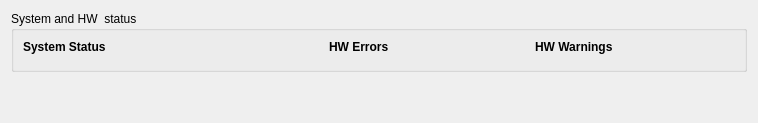
          <widget class="QFrame" name="verticalFrame">
           <layout class="QVBoxLayout" name="verticalLayout_3">
            <item>
             <widget class="QGroupBox" name="horizontalGroupBox_2">
              <property name="title">
               <string>System and HW  status</string>
              </property>
              <layout class="QHBoxLayout" name="horizontalLayout_15">
               <item>
                <layout class="QGridLayout" name="gridLayout_2">
                 <item row="0" column="2">
                  <widget class="QLabel" name="label_25">
                   <property name="font">
                    <font>
                     <weight>75</weight>
                     <bold>true</bold>
                    </font>
                   </property>
                   <property name="text">
                    <string>HW Warnings</string>
                   </property>
                  </widget>
                 </item>
                 <item row="1" column="2">
                  <widget class="PyDMByteIndicator" name="PyDMByteIndicator_3">
                   <property name="minimumSize">
                    <size>
                     <width>200</width>
                     <height>0</height>
                    </size>
                   </property>
                   <property name="maximumSize">
                    <size>
                     <width>200</width>
                     <height>16777215</height>
                    </size>
                   </property>
                   <property name="toolTip">
                    <string/>
                   </property>
                   <property name="channel" stdset="0">
                    <string>ca://${DEV}:HW_WARN_RBV</string>
                   </property>
                   <property name="onColor" stdset="0">
                    <color>
                     <red>255</red>
                     <green>255</green>
                     <blue>0</blue>
                    </color>
                   </property>
                   <property name="offColor" stdset="0">
                    <color>
                     <red>255</red>
                     <green>255</green>
                     <blue>255</blue>
                    </color>
                   </property>
                   <property name="orientation" stdset="0">
                    <enum>Qt::Vertical</enum>
                   </property>
                   <property name="labelPosition" stdset="0">
                    <enum>QTabWidget::West</enum>
                   </property>
                   <property name="numBits" stdset="0">
                    <number>32</number>
                   </property>
                   <property name="shift" stdset="0">
                    <number>0</number>
                   </property>
                   <property name="labels" stdset="0">
                    <stringlist>
                     <string>Reserved</string>
                     <string>Reserved</string>
                     <string>Reserved</string>
                     <string>Reserved</string>
                     <string>Reserved</string>
                     <string>Reserved</string>
                     <string>Reserved</string>
                     <string>Reserved</string>
                     <string>Reserved</string>
                     <string>Reserved</string>
                     <string>Reserved</string>
                     <string>DEC Control Excursion</string>
                     <string>Cathode/EE Potential</string>
                     <string>Focus Potential</string>
                     <string>Filament Current</string>
                     <string>Filament Potential</string>
                     <string>Peakfind</string>
                     <string>DEC Communications</string>
                     <string>DSP communications</string>
                     <string>DDS</string>
                     <string>Detector</string>
                     <string>ION Source</string>
                     <string>Mass Filter</string>
                     <string>Database</string>
                     <string>Electrometer</string>
                     <string>Elect. box temp.</string>
                     <string>Internal Power Supply</string>
                     <string>Total Pressure</string>
                     <string>RF Board</string>
                     <string>Anode</string>
                     <string>EM</string>
                     <string>EMI</string>
                    </stringlist>
                   </property>
                  </widget>
                 </item>
                 <item row="0" column="0">
                  <widget class="QLabel" name="label_23">
                   <property name="font">
                    <font>
                     <weight>75</weight>
                     <bold>true</bold>
                    </font>
                   </property>
                   <property name="text">
                    <string>System Status</string>
                   </property>
                  </widget>
                 </item>
                 <item row="1" column="1">
                  <widget class="PyDMByteIndicator" name="PyDMByteIndicator_2">
                   <property name="minimumSize">
                    <size>
                     <width>200</width>
                     <height>0</height>
                    </size>
                   </property>
                   <property name="maximumSize">
                    <size>
                     <width>200</width>
                     <height>16777215</height>
                    </size>
                   </property>
                   <property name="toolTip">
                    <string/>
                   </property>
                   <property name="channel" stdset="0">
                    <string>ca://${DEV}:HW_ERR_RBV</string>
                   </property>
                   <property name="onColor" stdset="0">
                    <color>
                     <red>255</red>
                     <green>0</green>
                     <blue>0</blue>
                    </color>
                   </property>
                   <property name="offColor" stdset="0">
                    <color>
                     <red>255</red>
                     <green>255</green>
                     <blue>255</blue>
                    </color>
                   </property>
                   <property name="orientation" stdset="0">
                    <enum>Qt::Vertical</enum>
                   </property>
                   <property name="labelPosition" stdset="0">
                    <enum>QTabWidget::West</enum>
                   </property>
                   <property name="numBits" stdset="0">
                    <number>32</number>
                   </property>
                   <property name="shift" stdset="0">
                    <number>0</number>
                   </property>
                   <property name="labels" stdset="0">
                    <stringlist>
                     <string>Reserved</string>
                     <string>Reserved</string>
                     <string>Reserved</string>
                     <string>Reserved</string>
                     <string>Reserved</string>
                     <string>Reserved</string>
                     <string>Reserved</string>
                     <string>Reserved</string>
                     <string>Reserved</string>
                     <string>Reserved</string>
                     <string>Reserved</string>
                     <string>DEC Control Excursion</string>
                     <string>Cathode/EE Potential</string>
                     <string>Focus Potential</string>
                     <string>Filament Current</string>
                     <string>Filament Potential</string>
                     <string>Peakfind</string>
                     <string>DEC Communications</string>
                     <string>DSP communications</string>
                     <string>DDS</string>
                     <string>Detector</string>
                     <string>ION Source</string>
                     <string>Mass Filter</string>
                     <string>Database</string>
                     <string>Electrometer</string>
                     <string>Elect. box temp.</string>
                     <string>Internal Power Supply</string>
                     <string>Total Pressure</string>
                     <string>RF Board</string>
                     <string>Anode</string>
                     <string>EM</string>
                     <string>EMI</string>
                    </stringlist>
                   </property>
                  </widget>
                 </item>
                 <item row="1" column="0">
                  <widget class="PyDMByteIndicator" name="PyDMByteIndicator">
                   <property name="minimumSize">
                    <size>
                     <width>300</width>
                     <height>0</height>
                    </size>
                   </property>
                   <property name="maximumSize">
                    <size>
                     <width>300</width>
                     <height>16777215</height>
                    </size>
                   </property>
                   <property name="baseSize">
                    <size>
                     <width>0</width>
                     <height>0</height>
                    </size>
                   </property>
                   <property name="toolTip">
                    <string/>
                   </property>
                   <property name="channel" stdset="0">
                    <string>ca://${DEV}:SYST_STAT_RBV</string>
                   </property>
                   <property name="offColor" stdset="0">
                    <color>
                     <red>255</red>
                     <green>255</green>
                     <blue>255</blue>
                    </color>
                   </property>
                   <property name="labelPosition" stdset="0">
                    <enum>QTabWidget::West</enum>
                   </property>
                   <property name="numBits" stdset="0">
                    <number>32</number>
                   </property>
                   <property name="labels" stdset="0">
                    <stringlist>
                     <string>Reset occured since last query</string>
                     <string>Versiscan Active</string>
                     <string>RF gen. always re-resonate</string>
                     <string>RF board temp. compensate setpoints</string>
                     <string>Ion source normalization</string>
                     <string>EM equivalent ion current</string>
                     <string>RF borad and offset compensation</string>
                     <string>RF freq. chnage compensation</string>
                     <string>RF gen. high power re-resonate</string>
                     <string>Baseline correction</string>
                     <string>Baseline single meas. scheduled</string>
                     <string>Baseline continuous meas. scheduled</string>
                     <string>Peak position correction</string>
                     <string>Peak position meas. scheduled</string>
                     <string>Total Press. based partial press. lin.</string>
                     <string>Reserved</string>
                     <string>Status Relay</string>
                     <string>Reserved</string>
                     <string>Reserved</string>
                     <string>Reserved</string>
                     <string>Global ion energy in use</string>
                     <string>Reserved</string>
                     <string>EM request pending</string>
                     <string>EM On/Off</string>
                     <string>Rod polarity Normal/Reversed</string>
                     <string>RF Generator On/Off</string>
                     <string>Selected filaments 1/2</string>
                     <string>EMI interlock active</string>
                     <string>EMI reg. request pending</string>
                     <string>EMI reg. degas mode On/Off</string>
                     <string>EMI reg., const. power mode On/Off</string>
                     <string>EMI reg., regulated curr. mode On/Off</string>
                    </stringlist>
                   </property>
                  </widget>
                 </item>
                 <item row="0" column="1">
                  <widget class="QLabel" name="label_24">
                   <property name="font">
                    <font>
                     <weight>75</weight>
                     <bold>true</bold>
                    </font>
                   </property>
                   <property name="text">
                    <string>HW Errors</string>
                   </property>
                  </widget>
                 </item>
                </layout>
               </item>
              </layout>
             </widget>
            </item>
            <item>
             <spacer name="verticalSpacer">
              <property name="orientation">
               <enum>Qt::Vertical</enum>
              </property>
              <property name="sizeHint" stdset="0">
               <size>
                <width>20</width>
                <height>40</height>
               </size>
              </property>
             </spacer>
            </item>
           </layout>
          </widget>
